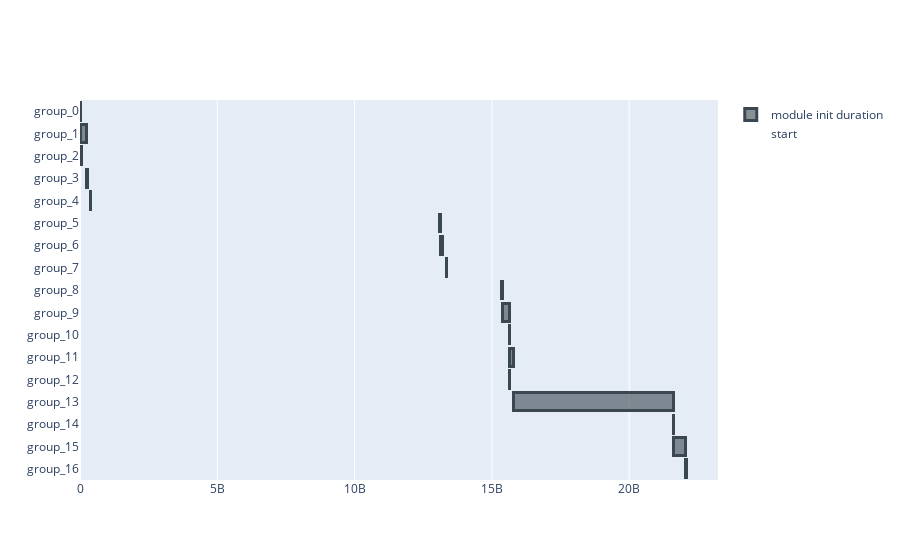

Source (notebook cell):
### Code cell
# debugging
plot_module_time_chart(fun_module_init_df_collapsed, use_plt=False, disp_granualarity_ms=1000, debug=False, group_table=group_table, save_file_name=save_file_name)

### Figure 1 — Plotly figure (JSON) as saved in the notebook; plotly's stock layout.template omitted (floating-point values rounded to 4 significant figures)
{"data": [{"marker": {"color": "rgba(256, 256, 256, 0.0)", "line": {"color": "rgba(256, 256, 256, 0.0)", "width": 1}}, "name": "start", "orientation": "h", "type": "bar", "x": [22052939695, 21614796432, 21614794257, 15773005544, 15639123952, 15639100065, 15638610549, 15375225730, 15359548947, 13355022165, 13136984685, 13079876610, 372072951, 233258349, 34390561, 34381878, 228805], "y": ["group_16", "group_15", "group_14", "group_13", "group_12", "group_11", "group_10", "group_9", "group_8", "group_7", "group_6", "group_5", "group_4", "group_3", "group_2", "group_1", "group_0"]}, {"marker": {"color": "rgba(58, 71, 80, 0.6)", "line": {"color": "rgba(58, 71, 80, 1.0)", "width": 3}}, "name": "module init duration", "orientation": "h", "type": "bar", "x": [19891866, 438109418, 208727, 5841744827, 2543627, 133672249, 1946537, 254430715, 15667803, 502751, 56402440, 57074865, 602616, 40179060, 6653659, 198848338, 34161134], "y": ["group_16", "group_15", "group_14", "group_13", "group_12", "group_11", "group_10", "group_9", "group_8", "group_7", "group_6", "group_5", "group_4", "group_3", "group_2", "group_1", "group_0"]}], "layout": {"barmode": "stack"}}
